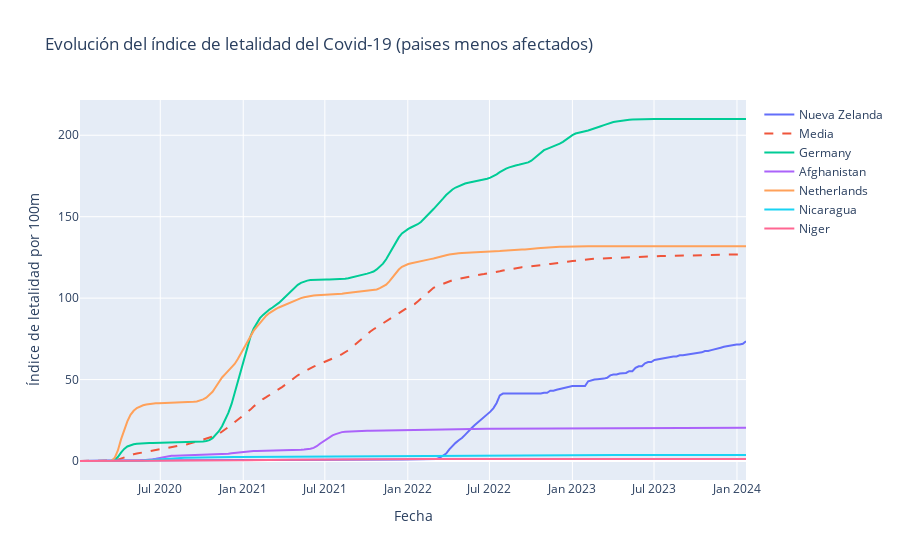

Notebook cell for this chart:
### Code cell
# Obtiene los países con los índices de letalidad más elevados
top_countries = df_rest_of_the_world.groupby('Country')['lethality_rate_per_100m'].min().sort_values(ascending=False).head(5).index

# Calcula la media de lethality_rate_per_100m por fecha
mean_lethality_rate = df_covid_limpio.groupby('Date_reported')['lethality_rate_per_100m'].mean()

# Crea una figura
fig = go.Figure()

# Agrega la traza para Nueva Zelanda
fig.add_trace(go.Scatter(x=df_nz['Date_reported'], y=df_nz['lethality_rate_per_100m'], mode='lines', name='Nueva Zelanda'))
# Agrega la traza para la media
fig.add_trace(go.Scatter(x=mean_lethality_rate.index, y=mean_lethality_rate, mode='lines', name='Media', line=dict(dash='dash')))

# Agrega las trazas para los países con los índices de letalidad más elevados
for country in top_countries:
    df_country = df_rest_of_the_world[df_rest_of_the_world['Country'] == country]
    fig.add_trace(go.Scatter(x=df_country['Date_reported'], y=df_country['lethality_rate_per_100m'], mode='lines', name=country))

# Añade texto descriptivo
fig.add_annotation(
    text="En terminos de letalidad encontramos a Nueva Zelanda entre los paìses menos afectados.",
    xref="paper", yref="paper",
    x=0.5, y=-0.25, showarrow=False
)

# Configura el título y los ejes
fig.update_layout(title='Evolución del índice de letalidad del Covid-19 (paises menos afectados)', xaxis_title='Fecha', yaxis_title='Índice de letalidad por 100m')

# Muestra el gráfico
fig.show()

### Figure 1 — Plotly figure (JSON) as saved in the notebook; plotly's stock layout.template omitted (floating-point values rounded to 4 significant figures; data arrays with more than 128 entries replaced by an {"elided": "..."} marker saying what was removed)
{"data": [{"mode": "lines", "name": "Nueva Zelanda", "type": "scatter", "x": {"elided": "212 str values"}, "y": {"elided": "212 float values"}}, {"line": {"dash": "dash"}, "mode": "lines", "name": "Media", "type": "scatter", "x": {"elided": "212 str values"}, "y": {"elided": "212 float values"}}, {"mode": "lines", "name": "Germany", "type": "scatter", "x": {"elided": "212 str values"}, "y": {"elided": "212 float values"}}, {"mode": "lines", "name": "Afghanistan", "type": "scatter", "x": {"elided": "212 str values"}, "y": {"elided": "212 float values"}}, {"mode": "lines", "name": "Netherlands", "type": "scatter", "x": {"elided": "212 str values"}, "y": {"elided": "212 float values"}}, {"mode": "lines", "name": "Nicaragua", "type": "scatter", "x": {"elided": "212 str values"}, "y": {"elided": "212 float values"}}, {"mode": "lines", "name": "Niger", "type": "scatter", "x": {"elided": "212 str values"}, "y": {"elided": "212 float values"}}], "layout": {"annotations": [{"showarrow": false, "text": "En terminos de letalidad encontramos a Nueva Zelanda entre los paìses menos afectados.", "x": 0.5, "xref": "paper", "y": -0.25, "yref": "paper"}], "title": {"text": "Evolución del índice de letalidad del Covid-19 (paises menos afectados)"}, "xaxis": {"title": {"text": "Fecha"}}, "yaxis": {"title": {"text": "Índice de letalidad por 100m"}}}}
